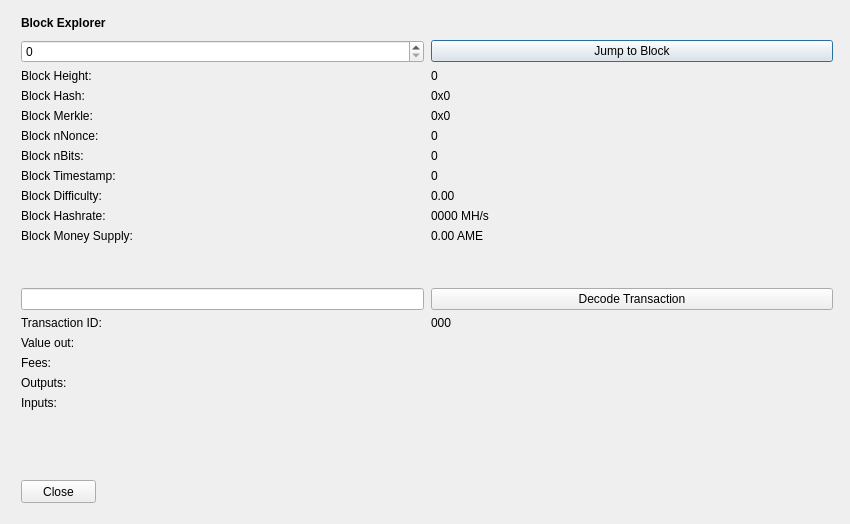
<?xml version="1.0" encoding="UTF-8"?>
<ui version="4.0">
 <class>BlockBrowser</class>
 <widget class="QDialog" name="BlockBrowser">
  <property name="windowModality">
   <enum>Qt::NonModal</enum>
  </property>
  <property name="enabled">
   <bool>true</bool>
  </property>
  <property name="geometry">
   <rect>
    <x>0</x>
    <y>0</y>
    <width>850</width>
    <height>524</height>
   </rect>
  </property>
  <property name="sizePolicy">
   <sizepolicy hsizetype="Preferred" vsizetype="Preferred">
    <horstretch>0</horstretch>
    <verstretch>0</verstretch>
   </sizepolicy>
  </property>
  <property name="minimumSize">
   <size>
    <width>0</width>
    <height>0</height>
   </size>
  </property>
  <property name="acceptDrops">
   <bool>false</bool>
  </property>
  <property name="windowTitle">
   <string>Amsterex Block Explorer</string>
  </property>
  <layout class="QGridLayout">
   <property name="sizeConstraint">
    <enum>QLayout::SetMaximumSize</enum>
   </property>
   <property name="leftMargin">
    <number>21</number>
   </property>
   <property name="topMargin">
    <number>10</number>
   </property>
   <property name="rightMargin">
    <number>10</number>
   </property>
   <item row="1" column="0">
    <widget class="QWidget" name="widget" native="true">
     <widget class="QWidget" name="layoutWidgetBE1">
      <property name="geometry">
       <rect>
        <x>0</x>
        <y>0</y>
        <width>822</width>
        <height>27</height>
       </rect>
      </property>
      <layout class="QHBoxLayout" name="horizontalLayoutBE">
       <property name="spacing">
        <number>7</number>
       </property>
       <item>
        <widget class="QLabel" name="labelBlockExplorer">
         <property name="sizePolicy">
          <sizepolicy hsizetype="Preferred" vsizetype="Maximum">
           <horstretch>0</horstretch>
           <verstretch>0</verstretch>
          </sizepolicy>
         </property>
         <property name="font">
          <font>
           <weight>75</weight>
           <bold>true</bold>
          </font>
         </property>
         <property name="styleSheet">
          <string notr="true">font-weight:bold;</string>
         </property>
         <property name="text">
          <string>Block Explorer</string>
         </property>
        </widget>
       </item>
       <item>
        <spacer name="horizontalSpacerBE">
         <property name="orientation">
          <enum>Qt::Horizontal</enum>
         </property>
         <property name="sizeHint" stdset="0">
          <size>
           <width>40</width>
           <height>20</height>
          </size>
         </property>
        </spacer>
       </item>
      </layout>
     </widget>
     <widget class="QWidget" name="layoutWidgetBE2">
      <property name="geometry">
       <rect>
        <x>0</x>
        <y>30</y>
        <width>812</width>
        <height>410</height>
       </rect>
      </property>
      <layout class="QGridLayout" name="gridLayoutBE" rowstretch="0,0,0,0,0,0,0,0,0,0,0,0,0,0,0,0,0,0,0,0" columnstretch="0,0">
       <property name="sizeConstraint">
        <enum>QLayout::SetDefaultConstraint</enum>
       </property>
       <property name="horizontalSpacing">
        <number>7</number>
       </property>
       <item row="14" column="1">
        <widget class="QLabel" name="txID">
         <property name="text">
          <string>000</string>
         </property>
         <property name="textInteractionFlags">
          <set>Qt::LinksAccessibleByMouse|Qt::TextSelectableByMouse</set>
         </property>
        </widget>
       </item>
       <item row="8" column="1">
        <widget class="QLabel" name="timeBox">
         <property name="text">
          <string>0</string>
         </property>
         <property name="textInteractionFlags">
          <set>Qt::LinksAccessibleByMouse|Qt::TextSelectableByMouse</set>
         </property>
        </widget>
       </item>
       <item row="9" column="1">
        <widget class="QLabel" name="diffBox">
         <property name="text">
          <string>0.00</string>
         </property>
         <property name="textInteractionFlags">
          <set>Qt::LinksAccessibleByMouse|Qt::TextSelectableByMouse</set>
         </property>
        </widget>
       </item>
       <item row="10" column="0">
        <widget class="QLabel" name="hashRateLabel">
         <property name="text">
          <string>Block Hashrate:</string>
         </property>
        </widget>
       </item>
       <item row="9" column="0">
        <widget class="QLabel" name="diffLabel">
         <property name="text">
          <string>Block Difficulty:</string>
         </property>
        </widget>
       </item>
       <item row="17" column="1">
        <widget class="QLabel" name="outputBox">
         <property name="text">
          <string/>
         </property>
         <property name="alignment">
          <set>Qt::AlignLeading|Qt::AlignLeft|Qt::AlignTop</set>
         </property>
         <property name="textInteractionFlags">
          <set>Qt::LinksAccessibleByMouse|Qt::TextSelectableByMouse</set>
         </property>
        </widget>
       </item>
       <item row="3" column="1">
        <widget class="QLabel" name="heightLabelBE1">
         <property name="text">
          <string>0</string>
         </property>
         <property name="textInteractionFlags">
          <set>Qt::LinksAccessibleByMouse|Qt::TextSelectableByMouse</set>
         </property>
        </widget>
       </item>
       <item row="1" column="1">
        <widget class="QPushButton" name="blockButton">
         <property name="text">
          <string>Jump to Block</string>
         </property>
        </widget>
       </item>
       <item row="3" column="0">
        <widget class="QLabel" name="heightLabelBE2">
         <property name="text">
          <string>Block Height:</string>
         </property>
        </widget>
       </item>
       <item row="7" column="0">
        <widget class="QLabel" name="bitsLabel">
         <property name="text">
          <string>Block nBits:</string>
         </property>
        </widget>
       </item>
       <item row="6" column="1">
        <widget class="QLabel" name="nonceBox">
         <property name="text">
          <string>0</string>
         </property>
         <property name="textInteractionFlags">
          <set>Qt::LinksAccessibleByMouse|Qt::TextSelectableByMouse</set>
         </property>
        </widget>
       </item>
       <item row="6" column="0">
        <widget class="QLabel" name="nonceLabel">
         <property name="text">
          <string>Block nNonce:</string>
         </property>
        </widget>
       </item>
       <item row="5" column="1">
        <widget class="QLabel" name="merkleBox">
         <property name="minimumSize">
          <size>
           <width>187</width>
           <height>0</height>
          </size>
         </property>
         <property name="text">
          <string>0x0</string>
         </property>
         <property name="textInteractionFlags">
          <set>Qt::LinksAccessibleByMouse|Qt::TextSelectableByMouse</set>
         </property>
        </widget>
       </item>
       <item row="16" column="0">
        <widget class="QLabel" name="feesLabel">
         <property name="text">
          <string>Fees:</string>
         </property>
        </widget>
       </item>
       <item row="15" column="1">
        <widget class="QLabel" name="valueBox">
         <property name="text">
          <string/>
         </property>
         <property name="textInteractionFlags">
          <set>Qt::LinksAccessibleByMouse|Qt::TextSelectableByMouse</set>
         </property>
        </widget>
       </item>
       <item row="7" column="1">
        <widget class="QLabel" name="bitsBox">
         <property name="text">
          <string>0</string>
         </property>
         <property name="textInteractionFlags">
          <set>Qt::LinksAccessibleByMouse|Qt::TextSelectableByMouse</set>
         </property>
        </widget>
       </item>
       <item row="8" column="0">
        <widget class="QLabel" name="timeLabel">
         <property name="text">
          <string>Block Timestamp:</string>
         </property>
        </widget>
       </item>
       <item row="17" column="0">
        <widget class="QLabel" name="outputLabel">
         <property name="text">
          <string>Outputs:</string>
         </property>
         <property name="alignment">
          <set>Qt::AlignLeading|Qt::AlignLeft|Qt::AlignTop</set>
         </property>
        </widget>
       </item>
       <item row="1" column="0">
        <widget class="QSpinBox" name="heightBox">
         <property name="sizePolicy">
          <sizepolicy hsizetype="Preferred" vsizetype="Fixed">
           <horstretch>0</horstretch>
           <verstretch>0</verstretch>
          </sizepolicy>
         </property>
         <property name="maximum">
          <number>99999999</number>
         </property>
        </widget>
       </item>
       <item row="4" column="0">
        <widget class="QLabel" name="hashLabel">
         <property name="text">
          <string>Block Hash:</string>
         </property>
        </widget>
       </item>
       <item row="16" column="1">
        <widget class="QLabel" name="feesBox">
         <property name="text">
          <string/>
         </property>
         <property name="textInteractionFlags">
          <set>Qt::LinksAccessibleByMouse|Qt::TextSelectableByMouse</set>
         </property>
        </widget>
       </item>
       <item row="4" column="1">
        <widget class="QLabel" name="hashBox">
         <property name="enabled">
          <bool>true</bool>
         </property>
         <property name="sizePolicy">
          <sizepolicy hsizetype="Preferred" vsizetype="Preferred">
           <horstretch>0</horstretch>
           <verstretch>0</verstretch>
          </sizepolicy>
         </property>
         <property name="minimumSize">
          <size>
           <width>0</width>
           <height>0</height>
          </size>
         </property>
         <property name="text">
          <string>0x0</string>
         </property>
         <property name="textInteractionFlags">
          <set>Qt::LinksAccessibleByMouse|Qt::TextSelectableByMouse</set>
         </property>
        </widget>
       </item>
       <item row="14" column="0">
        <widget class="QLabel" name="txLabel">
         <property name="text">
          <string>Transaction ID:</string>
         </property>
        </widget>
       </item>
       <item row="15" column="0">
        <widget class="QLabel" name="valueLabel">
         <property name="text">
          <string>Value out:</string>
         </property>
        </widget>
       </item>
       <item row="13" column="0">
        <widget class="QLineEdit" name="txBox">
         <property name="sizePolicy">
          <sizepolicy hsizetype="Preferred" vsizetype="Fixed">
           <horstretch>0</horstretch>
           <verstretch>0</verstretch>
          </sizepolicy>
         </property>
         <property name="inputMask">
          <string comment="Transaction id" extracomment="Transaction id"/>
         </property>
        </widget>
       </item>
       <item row="12" column="0">
        <spacer name="verticalSpacer_2">
         <property name="orientation">
          <enum>Qt::Vertical</enum>
         </property>
         <property name="sizeHint" stdset="0">
          <size>
           <width>20</width>
           <height>20</height>
          </size>
         </property>
        </spacer>
       </item>
       <item row="10" column="1">
        <widget class="QLabel" name="hashRateBox">
         <property name="text">
          <string>0000 MH/s</string>
         </property>
         <property name="textInteractionFlags">
          <set>Qt::LinksAccessibleByMouse|Qt::TextSelectableByMouse</set>
         </property>
        </widget>
       </item>
       <item row="19" column="0">
        <spacer name="verticalSpacer">
         <property name="orientation">
          <enum>Qt::Vertical</enum>
         </property>
         <property name="sizeHint" stdset="0">
          <size>
           <width>20</width>
           <height>40</height>
          </size>
         </property>
        </spacer>
       </item>
       <item row="13" column="1">
        <widget class="QPushButton" name="txButton">
         <property name="text">
          <string>Decode Transaction</string>
         </property>
        </widget>
       </item>
       <item row="18" column="0">
        <widget class="QLabel" name="inputLabel">
         <property name="text">
          <string>Inputs:</string>
         </property>
         <property name="alignment">
          <set>Qt::AlignLeading|Qt::AlignLeft|Qt::AlignTop</set>
         </property>
        </widget>
       </item>
       <item row="5" column="0">
        <widget class="QLabel" name="merkleLabel">
         <property name="text">
          <string>Block Merkle:</string>
         </property>
        </widget>
       </item>
       <item row="18" column="1">
        <widget class="QLabel" name="inputBox">
         <property name="text">
          <string/>
         </property>
         <property name="alignment">
          <set>Qt::AlignLeading|Qt::AlignLeft|Qt::AlignTop</set>
         </property>
         <property name="textInteractionFlags">
          <set>Qt::LinksAccessibleByMouse|Qt::TextSelectableByMouse</set>
         </property>
        </widget>
       </item>
       <item row="11" column="0">
        <widget class="QLabel" name="moneySupplyLabel">
         <property name="text">
          <string>Block Money Supply:</string>
         </property>
        </widget>
       </item>
       <item row="11" column="1">
        <widget class="QLabel" name="moneySupplyBox">
         <property name="text">
          <string>0.00 AME</string>
         </property>
         <property name="textInteractionFlags">
          <set>Qt::LinksAccessibleByMouse|Qt::TextSelectableByMouse</set>
         </property>
        </widget>
       </item>
      </layout>
     </widget>
     <widget class="QPushButton" name="closeButton">
      <property name="geometry">
       <rect>
        <x>0</x>
        <y>470</y>
        <width>75</width>
        <height>23</height>
       </rect>
      </property>
      <property name="text">
       <string>Close</string>
      </property>
     </widget>
    </widget>
   </item>
  </layout>
 </widget>
 <resources/>
 <connections/>
</ui>
